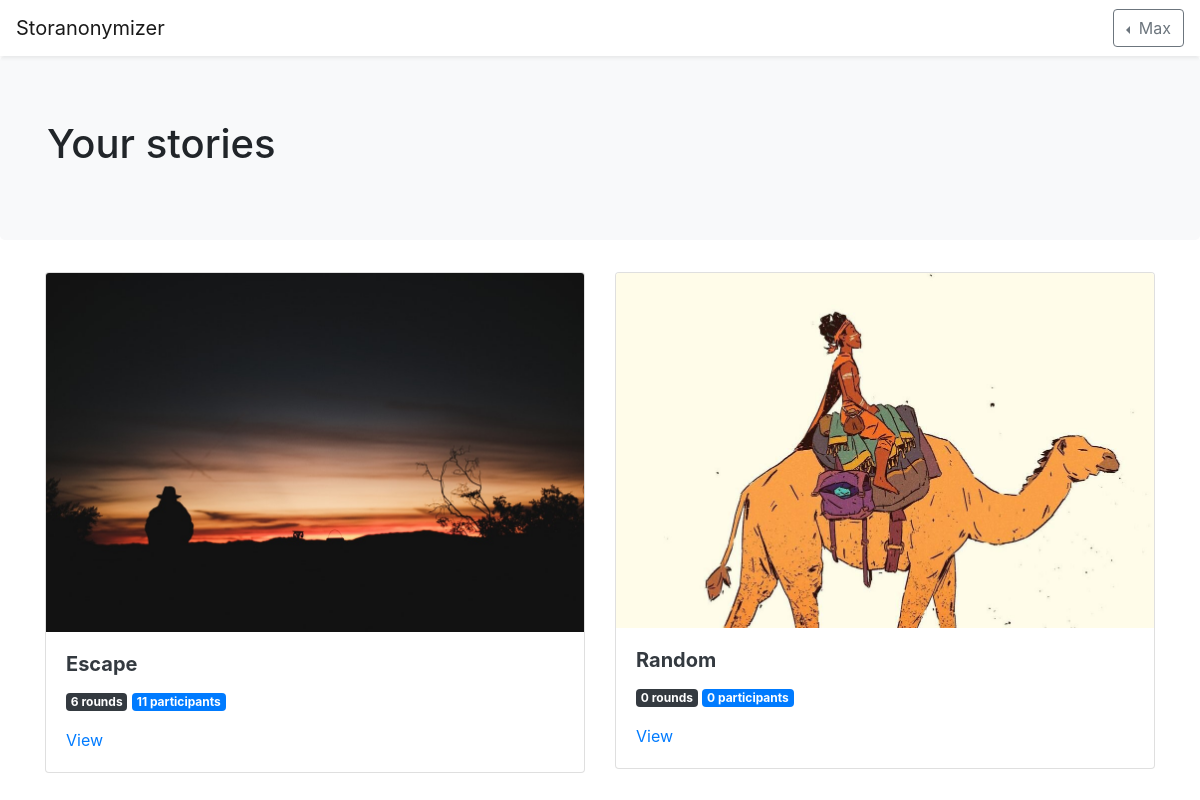
Screenshot of /my/stories (signed in) with the database file from the repository.
### storanonymizer/models.py (models this page shows, shortened)
class User(db.Model):
    id = db.Column(db.Integer, primary_key=True)
    name = db.Column(db.String(80), unique=True)
    password_hash = db.Column(db.String(1024))
    stories = db.relationship("Story", backref="user", lazy="select")
    contributions = db.relationship("Contribution", backref="author", lazy="select")
    votes = db.relationship("Vote", backref="user", lazy="select")

class Story(db.Model):
    id = db.Column(db.Integer, primary_key=True)
    code = db.Column(db.String(), unique=True)
    name = db.Column(db.String())
    user_id = db.Column(db.Integer, db.ForeignKey("user.id"))
    rounds = db.relationship("Round", backref="story", lazy="select")

### storanonymizer/views.py (the view)
@app.route("/my/stories")
@login_required
def my_stories():
    stories = current_user.stories
    for s in stories:
        contributors = []
        for r in s.rounds:
            for c in r.contributions:
                if c.author_id not in contributors:
                    contributors.append(c.author_id)
        s.contributors = contributors
    return render_template("mystories.html", stories=stories)

### storanonymizer/auth.py (called while the page is built)
@lm.user_loader
def load_user(user_id):
    return models.User.query.get(int(user_id))

### storanonymizer/templates/mystories.html
{% extends "base.html" %}
{% block content %}
<div class="jumbotron bg-light">
	<div class="container">
		<h1>Your stories</h1>
	</div>
</div>
<div class="container">
	<div class="row">
		{% for s in stories %}
		<div class="col-12 col-md-6 mb-4">
			<div class="card">
				<a href="{{ url_for('story', story_code=s.code) }}"><img class="card-img-top" src="{{ url_for('static', filename=s.name + '.jpeg') }}"></a>
				<div class="card-body">
					<h5 class="card-title"><a class="text-dark font-weight-bold" href="{{ url_for('story', story_code=s.code) }}">{{ s.name }}</a></h5>
					<p class="card-text"><span class="badge badge-dark">{{ s.rounds|length }} rounds</span> <span class="badge badge-primary">{{ s.contributors|length }} participants</span></p>
					<a href="{{ url_for('story', story_code=s.code) }}" class="card-link">View</a>
				</div>
			</div>
		</div>
		{% else %}
		<h6>You have started no stories yet!</h6>
		{% endfor %}
	</div>
</div>
{% endblock %}

### storanonymizer/templates/base.html (shortened to what this page needs)
<!doctype html>
<html lang="en">
	<head>
		<link rel="stylesheet" href="https://stackpath.bootstrapcdn.com/bootstrap/4.2.1/css/bootstrap.min.css">
	</head>
	<body>
		<nav class="navbar navbar-light bg-white shadow-sm">
			<a href="{{ url_for('index') }}" class="navbar-brand">Storanonymizer</a>
			<div class="dropdown dropleft">
				{% if current_user.is_authenticated %}
				<button class="btn btn-outline-secondary dropdown-toggle" type="button" id="userMenu" data-toggle="dropdown" aria-haspopup="true" aria-expanded="false">
					{{ current_user.name }}
				</button>
				{% else %}
				<div>
					<a class="btn btn-outline-dark" href="{{ url_for('register') }}">Sign up</a>
					<a class="btn btn-primary" href="{{ url_for('login') }}">Login</a>
				</div>
				{% endif %}
			</div>
		</nav>
		{% block content %}{% endblock %}
	</body>
</html>

### rows the page displays
User: name "Max"
Story: name (picture), name "Escape", rounds|length "6", contributors|length "11"
Story: name (picture), name "Random", rounds|length "0", contributors|length "0"
